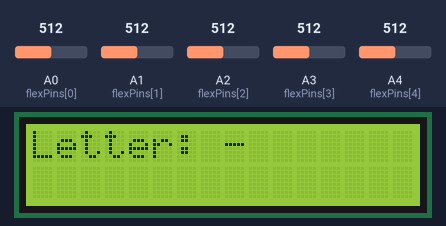
A sketch run on a simulated Arduino Uno, built with avr-gcc and run on an emulated ATmega328P. On the bench: 16×2 character LCD. The inputs (shaded band) are chosen by the test bench; at power-on: A0 (flexPins[0]) = 512, A1 (flexPins[1]) = 512, A2 (flexPins[2]) = 512, A3 (flexPins[3]) = 512, A4 (flexPins[4]) = 512. What the sketch prints to the serial monitor is not drawn.

Above: at 4.7 s.
4.8 s: A0 (flexPins[0]) set to 527
At 6.1 s:
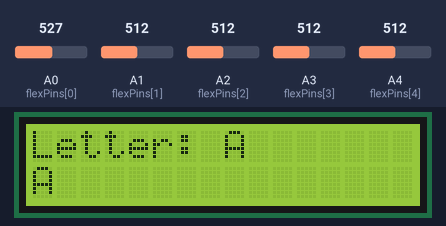
6.4 s: A1 (flexPins[1]) set to 527
At 6.9 s:
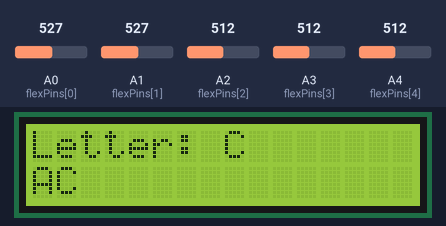
8.0 s: A2 (flexPins[2]) set to 535
At 9.0 s:
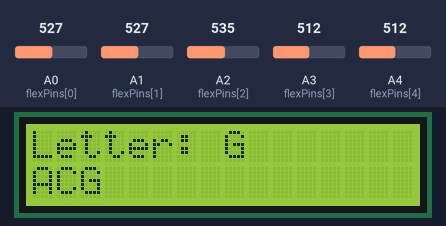
9.6 s: A3 (flexPins[3]) set to 716
At 11.1 s:
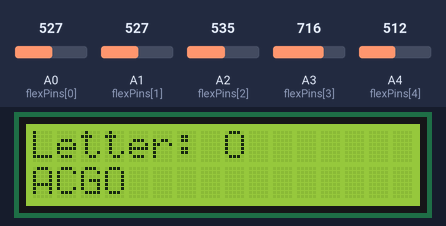
Timing chart, 0 to 12.2 s (numbered marks = the images above; inputs shaded):
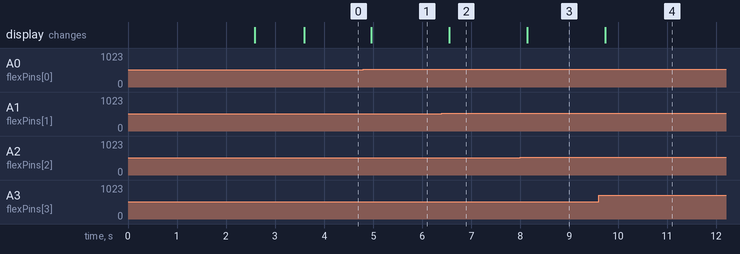

Measured:
- the behaviour switches between 517 and 518 on A0 (flexPins[0]) (found by bisection; images 0 and 1)
- the behaviour switches between 517 and 518 on A1 (flexPins[1]) (found by bisection; images 1 and 2)
- the behaviour switches between 517 and 518 on A2 (flexPins[2]) (found by bisection; images 2 and 3)
- after the input at 4.8 s, the display: changes after 0.17 s (image 1)
- after the input at 6.4 s, the display: changes after 0.16 s (image 2)
- after the input at 8.0 s, the display: changes after 0.15 s (image 3)
- after the input at 9.6 s, the display: changes after 0.14 s (image 4)

The sketch:

smart_glove.ino
```cpp
#include <LiquidCrystal.h>
LiquidCrystal lcd(12, 11, 5, 4, 3, 2);
const int flexPins[5] = {A0, A1, A2, A3, A4};
float ema[5];
int base[5];
int margin[5];
const float alpha = 0.4;
const int FIXED_MARGIN = 5;
const float NOISE_K = 1.0;
char stableLetter = '-';
char prevLetter = '-';
int sameCount = 0;
const int stableLimit = 2;
String sentence = ""; // store letters
int median3(int a, int b, int c) {
  if ((a >= b && a <= c) || (a <= b && a >= c)) return a;
if ((b >= a && b <= c) || (b <= a && b >= c)) return b;
return c;
}
float getNoise(int pin) {
int samples = 20;
float sum = 0;
int vals[20];
for (int i = 0; i < samples; i++) {
vals[i] = analogRead(pin);
sum += vals[i];
delay(5);
}
float mean = sum / samples;
float sq = 0;
for (int i = 0; i < samples; i++) sq += pow(vals[i] - mean, 2);
return sqrt(sq / samples);
}
char mapToLetter(bool f1, bool f2, bool f3, bool f4, bool f5) {
if (f1 && !f2 && !f3 && !f4 && !f5) return 'A';
if (!f1 && f2 && !f3 && !f4 && !f5) return 'B';
if (f1 && f2 && !f3 && !f4 && !f5) return 'C';
if (!f1 && !f2 && f3 && !f4 && !f5) return 'D';
if (f1 && !f2 && f3 && !f4 && !f5) return 'E';
if (!f1 && f2 && f3 && !f4 && !f5) return 'F';
if (f1 && f2 && f3 && !f4 && !f5) return 'G';
if (!f1 && !f2 && !f3 && f4 && !f5) return 'H';
if (f1 && !f2 && !f3 && f4 && !f5) return 'I';
if (!f1 && f2 && !f3 && f4 && !f5) return 'J';
if (f1 && f2 && !f3 && f4 && !f5) return 'K';
if (!f1 && !f2 && f3 && f4 && !f5) return 'L';
if (f1 && !f2 && f3 && f4 && !f5) return 'M';
if (!f1 && f2 && f3 && f4 && !f5) return 'N';
if (f1 && f2 && f3 && f4 && !f5) return 'O';
if (!f1 && !f2 && !f3 && !f4 && f5) return 'P';
if (f1 && !f2 && !f3 && !f4 && f5) return 'Q';
if (!f1 && f2 && !f3 && !f4 && f5) return 'R';
if (f1 && f2 && !f3 && !f4 && f5) return 'S';
if (!f1 && !f2 && f3 && !f4 && f5) return 'T';
if (f1 && !f2 && f3 && !f4 && f5) return 'U';
if (!f1 && f2 && f3 && !f4 && f5) return 'V';
if (f1 && f2 && f3 && !f4 && f5) return 'W';
if (!f1 && !f2 && !f3 && f4 && f5) return 'X';
if (f1 && !f2 && !f3 && f4 && f5) return 'Y';
if (!f1 && f2 && !f3 && f4 && f5) return 'Z';
return '-';
}
void setup() {
Serial.begin(9600);
lcd.begin(16, 2);
lcd.print("Calibrating...");
delay(2000);
for (int i = 0; i < 5; i++) {
base[i] = analogRead(flexPins[i]);
margin[i] = FIXED_MARGIN + getNoise(flexPins[i]) * NOISE_K;
ema[i] = base[i];
}
lcd.clear();
lcd.print("Ready!");
delay(1000);
lcd.clear();
}
void loop() {
bool bent[5];
String binaryStr = "";
for (int i = 0; i < 5; i++) {
int val = median3(analogRead(flexPins[i]), analogRead(flexPins[i]), analogRead(flexPins[i]));
ema[i] = alpha * val + (1 - alpha) * ema[i];
bent[i] = abs(ema[i] - base[i]) > margin[i];

// build 0/1 string for Serial Monitor
binaryStr += bent[i] ? "1" : "0";
}
// Print raw binary states
Serial.println(binaryStr);
// Detect letter
char detectedLetter = mapToLetter(bent[0], bent[1], bent[2], bent[3], bent[4]);
// Debounce
if (detectedLetter == prevLetter) {
sameCount++;
if (sameCount >= stableLimit && detectedLetter != stableLetter && detectedLetter != '-') {
stableLetter = detectedLetter;
sentence += stableLetter;
if (sentence.length() > 32) sentence.remove(0, 1); // keep last 32 chars
}
} else {
sameCount = 1;
prevLetter = detectedLetter;
}
// Display on LCD: current letter + sentence
lcd.clear();
lcd.setCursor(0, 0);
lcd.print("Letter: ");
lcd.print(stableLetter);
lcd.setCursor(0, 1);
lcd.print(sentence);
delay(100);
}
```
